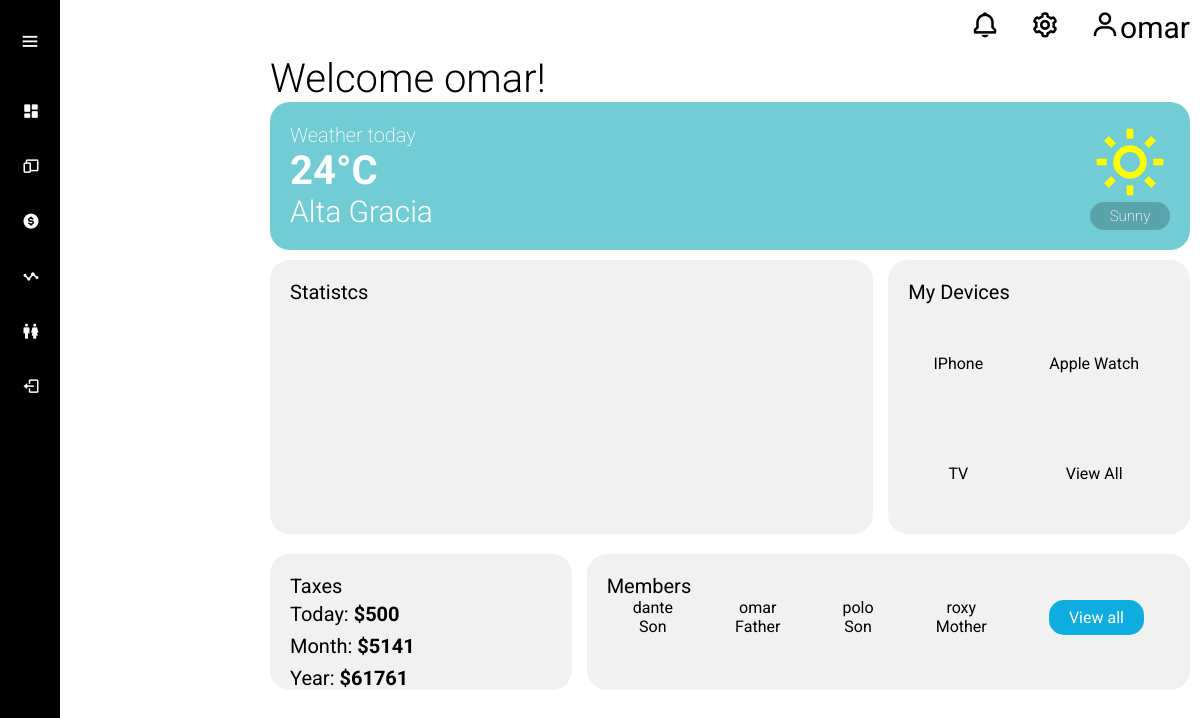
Screenshot of /dashboard/ (signed in) with the database file from the repository.
### user_auth/models.py (models this page shows, shortened)
class Person(models.Model):
    user = models.OneToOneField(User, on_delete=models.CASCADE)
    kindred = models.CharField(max_length=255)
    is_family_admin = models.BooleanField(default=False)
    family = models.ForeignKey(Family, on_delete=models.CASCADE)

### dashboard/views.py (the view)
# urls.py: path("", views.dashboard, name="dashboard"),
def dashboard(request):
    person = get_object_or_404(Person, user=request.user)
    family_persons = Family.list_members(person)[:4]
    return render(request, "dashboard/dashboard.html", {"members": family_persons})

### user_auth/models.py (called while the page is built)
    @classmethod
    def list_members(cls, person):
        family_persons = Person.objects.filter(family=person.family)
        return family_persons

### dashboard/templates/dashboard/dashboard.html (shortened to what this page needs)
{% extends 'core/base.html' %} {% block title %}HomeFina{% endblock %}{% block content %}
<div class="container">
    <h1 class="title">Welcome {{user.username}}!</h1>
    <div class="weather">
        <div class="info">
            <p class="title">Weather today</p>
            <p class="grades">24°C</p>
            <p class="city">Alta Gracia</p>
        </div>
        <div class="image">
            <i class='bx bx-sun'></i>
            <p class="description">Sunny</p>
        </div>
    </div>
    <div class="grid-container">
        <div class="panel-container">
            <a class="sub-title" href="#">Statistcs</a>
        </div>
        <div class="panel-container">
            <a class="sub-title" href="#">My Devices</a>
            <div class="devices-container">
                <div class="device">
                    <a href="#">
                        <p class="name">IPhone</p>
                    </a>
                </div>
                <div class="device">
                    <a href="#">
                        <p class="name">Apple Watch</p>
                    </a>
                </div>
                <div class="device">
                    <a href="#">
                        <p class="name">TV</p>
                    </a>
                </div>
                <div class="device">
                    <a href="#">
                        <p class="name">View All</p>
                    </a>
                </div>
            </div>
        </div>
    </div>
    <div class="grid-container-2">
        <div class="panel-container">
            <a href="#" class="sub-title">Taxes</a>
            <div class="taxes">
                <p>Today: <span>$500</span></p>
                <p>Month: <span>$5141</span></p>
                <p>Year: <span>$61761</span></p>
            </div>
        </div>
        <div class="panel-container">
            <a class="sub-title" href="{% url 'member:member' %}">Members</a>
            <div class="members">
            {% for member in members %}
            <div class="member">
                <p class="name">{{member.user.username}}</p>
                <p class="kindred">{{member.kindred}}</p>
            </div>
            {% endfor %}
            <div class="member">
                <a href="{% url 'member:member' %}" class="btn btn-edit">View all</a>
            </div>
            </div>
        </div>
    </div>
</div>
{% endblock %}

### core/templates/core/base.html (shortened to what this page needs)
{% load static %}
<!DOCTYPE html>
<html lang="en">
<head>
    <link href='https://unpkg.com/boxicons@2.1.4/css/boxicons.min.css' rel='stylesheet'>
    <link rel="stylesheet" href=" {% static 'css/styles.css' %} ">
</head>
<body>
    <header class="header">
        <a href="#"><i class='bx bx-bell'></i></i></a>
        <a href="#"><i class='bx bx-cog'></i></a> {% if user.is_authenticated %}
        <a href=""><i class='bx bx-user' ></i>{{user.username}}</a> {% endif %}
    </header>
    <nav class="sidebar">
        <div class="logo-menu">
            <i class='bx bx-menu toggle-btn'></i>
        </div>
        <ul class="list">
            {% if user.is_authenticated %}
            <li class="list-item">
                <a href="{% url 'dashboard:dashboard' %}">
                    <i class='bx bxs-dashboard'></i>
                </a>
            </li>
            <li class="list-item">
                <a href="{% url 'device:device' %}">
                    <i class='bx bx-devices'></i>
                </a>
            </li>
            <li class="list-item">
                <a href="#">
                    <i class='bx bxs-dollar-circle'></i>
                </a>
            </li>
            <li class="list-item">
                <a href="#">
                    <i class='bx bx-stats'></i>
                </a>
            </li>
            <li class="list-item">
                <a href="{% url 'member:member' %}">
                    <i class='bx bx-male-female'></i>
                </a>
            </li>
            <li class="list-item">
                <a href="{% url 'user_auth:sign_out' %}">
                    <i class='bx bx-log-out'></i>
                </a>
            </li>
            {% endif %}
        </ul>
    </nav>
    {% block content %} {% endblock %}
</body>
</html>

### static/css/styles.css (style rules this page uses)
* { margin: 0; padding: 0; box-sizing: border-box; font-family: "Roboto", sans-serif; }
.container { margin-left: 270px; margin-right: 10px; }
.title { font-weight: 300; font-size: 40px; }
.sub-title { font-weight: 400; font-size: 20px; text-decoration: none; color: #000; }
.grid-container { display: grid; grid-template-columns: 2fr 1fr; gap: 15px; }
.grid-container-2 { display: grid; grid-template-columns: 1fr 2fr; gap: 15px; }
.panel-container { margin: 10px 0; padding: 20px; background-color: #f1f1f1; border-radius: 20px; }
.btn { text-decoration: none; padding: 8px 20px; border-radius: 15px; transition: .1s ease; }
.btn-edit { background-color: #0daedf; color: #fff; }
.header { display: flex; justify-content: end; gap: 10px; align-items: center; }
.header a { text-decoration: none; margin: 5px; padding: 5px; color: #000; font-size: 30px; border-radius: 20px; }
.sidebar { position: fixed; top: 0; left: 0; width: 60px; height: 100%; background-color: #000; padding: 6px; transition: .5s; }
.sidebar .logo-menu { display: flex; align-items: center; width: 100%; height: 70px; color: #fff; }
.sidebar .logo-menu .toggle-btn { position: absolute; left: 50%; transform: translateX(-50%); width: 40px; height: 40px; font-size: 22px; text-align: center; line-height: 40px; cursor: pointer; transition: .5s; }
.sidebar .list { margin-top: 10px; }
.list .list-item { width: 100%; height: 50px; margin: 5px 0; list-style: none; line-height: 50px; }
.list .list-item a { display: flex; align-items: center; font-size: 18px; color: #fff; text-decoration: none; border-radius: 6px; white-space: nowrap; }
.list .list-item a i { min-width: 50px; height: 50px; text-align: center; line-height: 50px; }
.weather { padding: 20px; border-radius: 20px; background-color: #71ccd4; display: flex; justify-content: space-between; align-items: center; color: #fff; }
.weather .title { font-size: 20px; font-weight: 200; }
.weather .grades { font-weight: 700; font-size: 40px; }
.weather .city { font-weight: 300; font-size: 30px; }
.weather i { font-size: 80px; color: yellow; }
.weather .description { padding: 5px 15px; background-color: rgba(0, 0, 0, 0.2); border-radius: 20px; font-size: 15px; font-weight: 200; text-align: center; }
.devices-container { display: grid; grid-template-columns: repeat(2, 1fr); gap: 10px; }
.devices-container .device { height: 100px; width: 100px; display: flex; align-items: center; justify-content: center; }
.devices-container .device a { text-decoration: none; color: #000; }
.taxes { display: grid; grid-auto-flow: row; height: 100%; align-items: center; }
.taxes p { font-size: 20px; }
.taxes span { font-weight: 700; }
.members { display: grid; gap: 10px; grid-auto-flow: column; }
.members .member { display: flex; justify-content: center; flex-direction: column; align-items: center; }

### rows the page displays
Person: user.username "dante", kindred "Son"
Person: user.username "omar", kindred "Father"
Person: user.username "polo", kindred "Son"
Person: user.username "roxy", kindred "Mother"

### other values shown
{{ user.username }} "omar"
